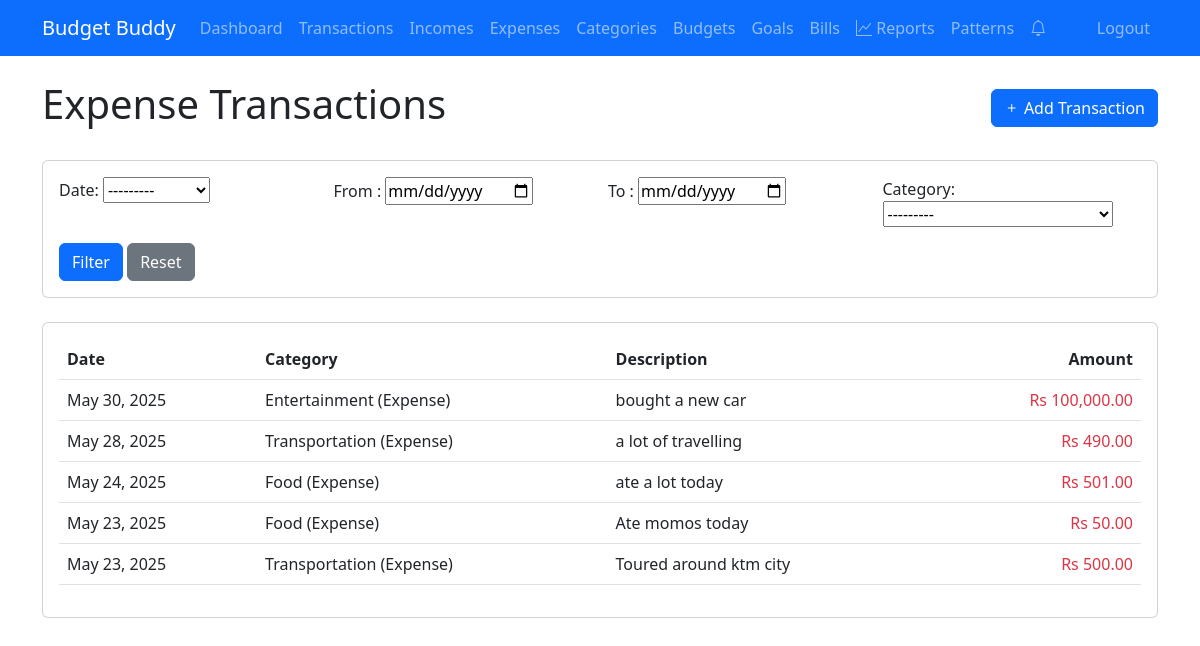
The app's page /expenses/ (signed in), older data.
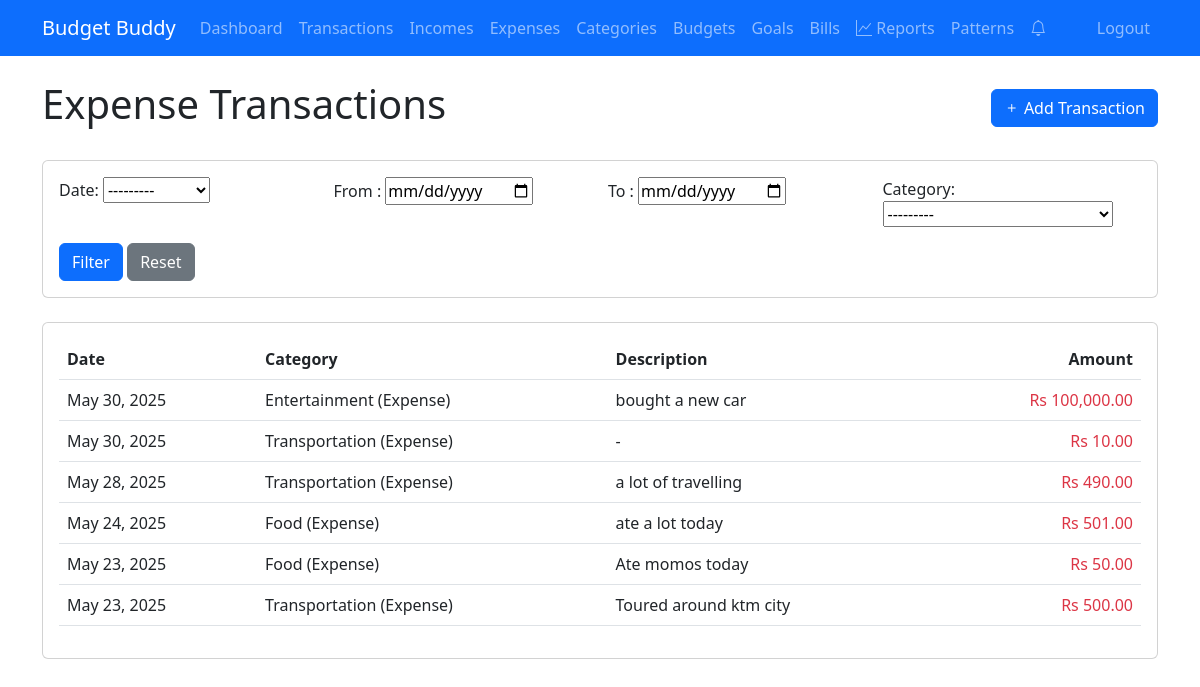
The same page, newer data.
### tracker/models.py (models this page shows, shortened)
class Transaction(models.Model):
    user = models.ForeignKey(User, on_delete=models.CASCADE)
    amount = models.DecimalField(max_digits=10, decimal_places=2, validators=[MinValueValidator(0.01)])
    category = models.ForeignKey(Category, on_delete=models.CASCADE)
    date = models.DateField(default=timezone.now)
    description = models.TextField(blank=True, null=True)

class Category(models.Model):
    name = models.CharField(max_length=100)
    user = models.ForeignKey(User, on_delete=models.CASCADE)
    CATEGORY_TYPES = [
        ('IN', 'Income'),
        ('EX', 'Expense'),
    ]
    category_type = models.CharField(max_length=2, choices=CATEGORY_TYPES)
    def __str__(self):
        return f"{self.name} ({self.get_category_type_display()})"

### tracker/views.py (the view)
# urls.py: path('expenses/', views.expense_list, name='expenses'),
@login_required
def expense_list(request):
    expenses = Transaction.objects.filter(
        user=request.user,
        category__category_type='EX'
    ).order_by('-date')
    transaction_filter = TransactionFilter(request.GET, queryset=expenses, user=request.user)
    expenses = transaction_filter.qs
    context = {
        'expenses': expenses,
        'filter': transaction_filter,
    }
    return render(request, 'tracker/expense_list.html', context)

### tracker/context_processors.py (called while the page is built)
def notifications_count(request):
    if request.user.is_authenticated:
        return {
            'unread_notifications_count': Notification.objects.filter(
                user=request.user,
                is_read=False
            ).count()
        }
    return {'unread_notifications_count': 0}

### tracker/models.py (called while the page is built)
    def progress(self):
        expenses = Transaction.objects.filter(
            user=self.user,
            category=self.category,
            date__gte=self.start_date,
            date__lte=self.end_date
        ).aggregate(total=models.Sum('amount'))['total'] or 0
        return min((expenses / self.amount) * 100, 100) if self.amount else 0

    def progress(self):
        return (self.current_amount / self.target_amount) * 100 if self.target_amount else 0

### tracker/utils.py (called while the page is built)
def create_notification(user, message, notification_type, repeat_frequency='ONCE'):
    if should_send_notification(notification_type, user, message):
        Notification.objects.create(
            user=user,
            message=message,
            notification_type=notification_type,
            repeat_frequency=repeat_frequency
        )

### templates/tracker/expense_list.html (shortened to what this page needs)
{% extends 'base.html' %}
{% load humanize %}
{% block content %}
<div class="d-flex justify-content-between align-items-center mb-4">
    <h1>Expense Transactions</h1>
    <a href="{% url 'add_transaction' %}" class="btn btn-primary">
        <i class="bi bi-plus"></i> Add Transaction
    </a>
</div>
<div class="card mb-4">
    <div class="card-body">
        <form method="get" class="row g-3">
            <div class="col-md-3">
                {{ filter.form.date_range.label_tag }}
                {{ filter.form.date_range }}
            </div>
            <div class="col-md-3">
                {{ filter.form.start_date.label_tag }}
                {{ filter.form.start_date }}
            </div>
            <div class="col-md-3">
                {{ filter.form.end_date.label_tag }}
                {{ filter.form.end_date }}
            </div>
            <div class="col-md-3">
                {{ filter.form.category.label_tag }}
                {{ filter.form.category }}
            </div>
            <div class="col-12">
                <button type="submit" class="btn btn-primary">Filter</button>
                <a href="{% url 'expenses' %}" class="btn btn-secondary">Reset</a>
            </div>
        </form>
    </div>
</div>
<div class="card">
    <div class="card-body">
        <div class="table-responsive">
            <table class="table table-hover">
                <thead>
                    <tr>
                        <th>Date</th>
                        <th>Category</th>
                        <th>Description</th>
                        <th class="text-end">Amount</th>
                    </tr>
                </thead>
                <tbody>
                    {% for expense in expenses %}
                    <tr>
                        <td>{{ expense.date }}</td>
                        <td>{{ expense.category }}</td>
                        <td>{{ expense.description|default:"-" }}</td>
                        <td class="text-end text-danger">Rs {{ expense.amount|intcomma }}</td>
                    </tr>
                    {% empty %}
                    <tr>
                        <td colspan="4" class="text-center">No expense transactions found.</td>
                    </tr>
                    {% endfor %}
                </tbody>
            </table>
        </div>
    </div>
</div>
{% endblock %}

Row changes from the older to the newer data that the page shows:
added Transaction: date "May 30, 2025", category "Transportation (Expense)", description "-", amount "10.00"
